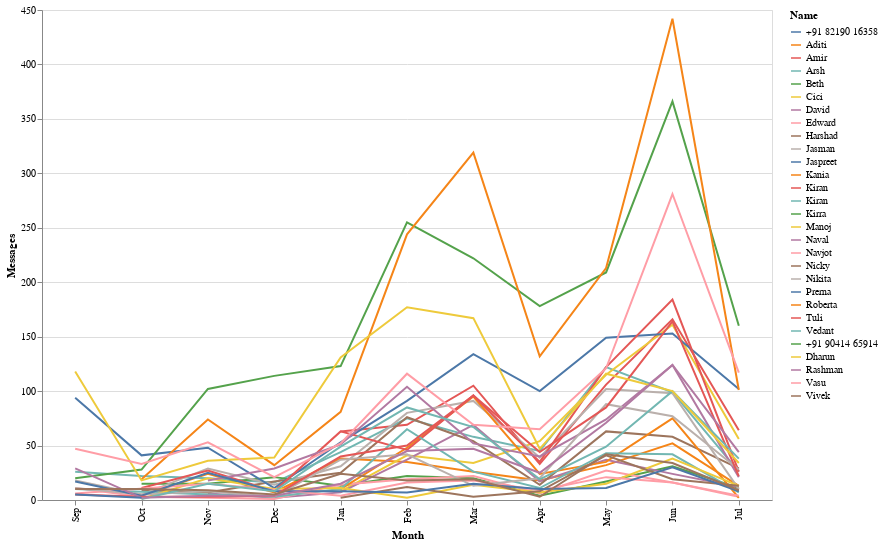

Notebook source saved alongside this figure:
### Markdown cell above
# Total message count per month for each student

### Code cell
# Creating a line chart in Altier that shows total message per month for each student 

# Creating a new data frame which has message count per month for each student 
df=pd.DataFrame(data1['Messages'].groupby([data1.Month,data1.Name]).count())

# Reset the index 
df.reset_index(inplace=True)

# Generate a month list 
month= ['Sep','Oct','Nov','Dec','Jan','Feb','Mar','Apr','May','Jun','Jul']

# Binding Values for our dropdown 
input_dropdown = alt.binding_select(options=list(set(df.Name.unique())))

# selection
selected_points = alt.selection_single(fields=['Name'], bind=input_dropdown, name='Select')

#color 
color = alt.condition(selected_points,
alt.Color('Name:N'),
alt.value('transparent'))

# Define Chart 
alt.Chart(df, width=730, height=490).mark_line().encode(
x=alt.X('Month',sort=month ),
y='Messages',
color=color,
tooltip='Name:Q'
).add_selection(selected_points)

### Figure 1 — Vega-Lite specification as saved in the notebook (floating-point values rounded to 4 significant figures; data arrays with more than 128 entries replaced by an {"elided": "..."} marker saying what was removed)
{"config": {"view": {"continuousWidth": 400, "continuousHeight": 300}}, "data": {"name": "data-5a14e3660332648b2bb1d87550d20eb3"}, "mark": "line", "encoding": {"color": {"condition": {"type": "nominal", "field": "Name", "selection": "Select"}, "value": "transparent"}, "tooltip": {"type": "quantitative", "field": "Name"}, "x": {"type": "nominal", "field": "Month", "sort": ["Sep", "Oct", "Nov", "Dec", "Jan", "Feb", "Mar", "Apr", "May", "Jun", "Jul"]}, "y": {"type": "quantitative", "field": "Messages"}}, "height": 490, "selection": {"Select": {"type": "single", "fields": ["Name"], "bind": {"input": "select", "options": [" Roberta", "Vasu", " Tuli ", " Kirra", " Naval", " Kiran ", "Dharun", " Amir", " Cici", " Nicky", " Nikita ", " Navjot ", " +91 82190 16358", "+91 90414 65914", " Arsh ", " Kania", " Kiran", " Edward", " Harshad", " Jasman", " Prerna", " Vedant ", " David", "Rashman", " Manoj", "Vivek", " Aditi", " Beth", " Jaspreet"]}}}, "width": 730, "$schema": "https://vega.github.io/schema/vega-lite/v4.8.1.json", "datasets": {"data-5a14e3660332648b2bb1d87550d20eb3": {"elided": "270 records"}}}
